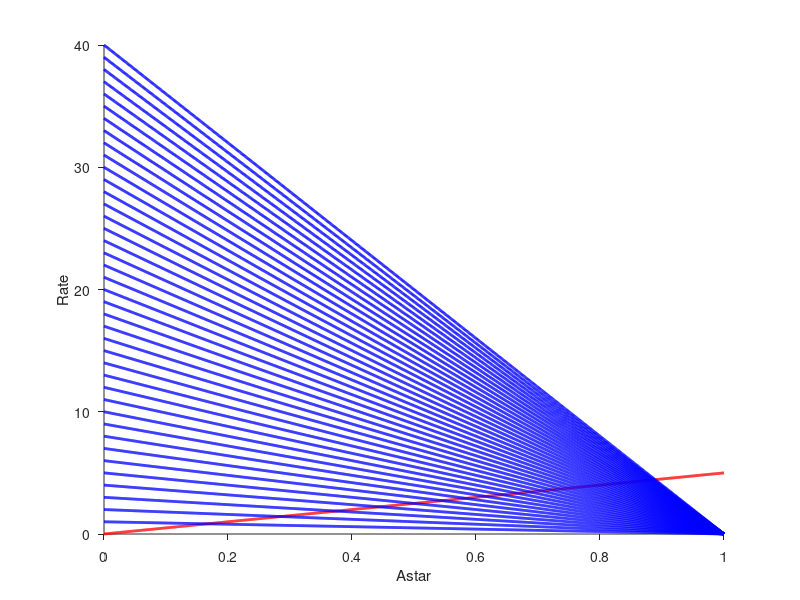
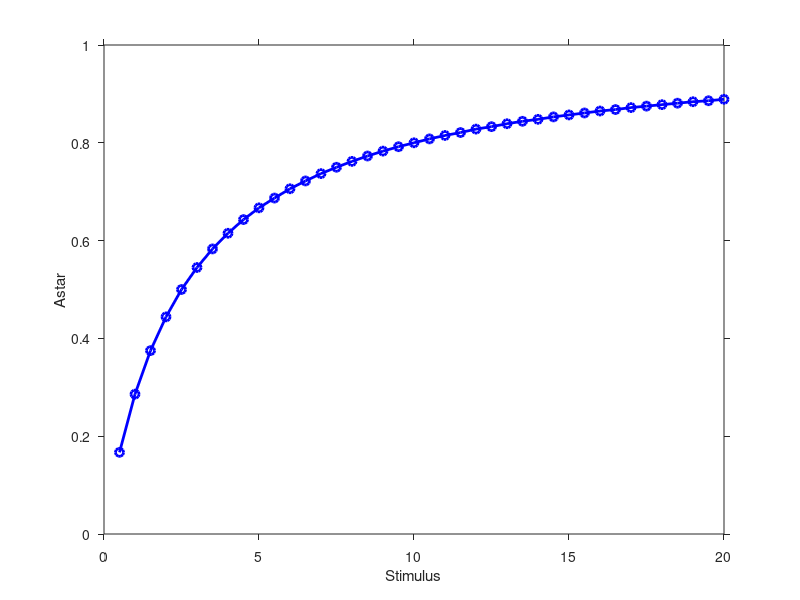
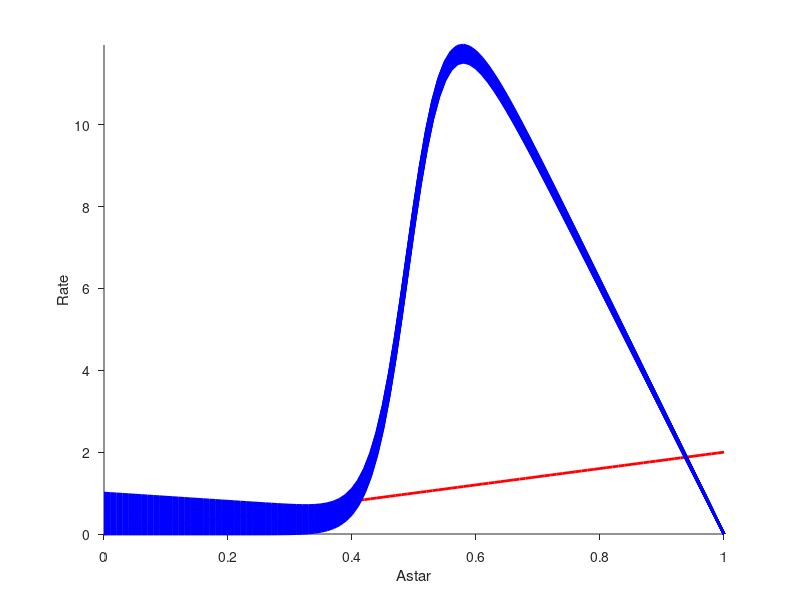
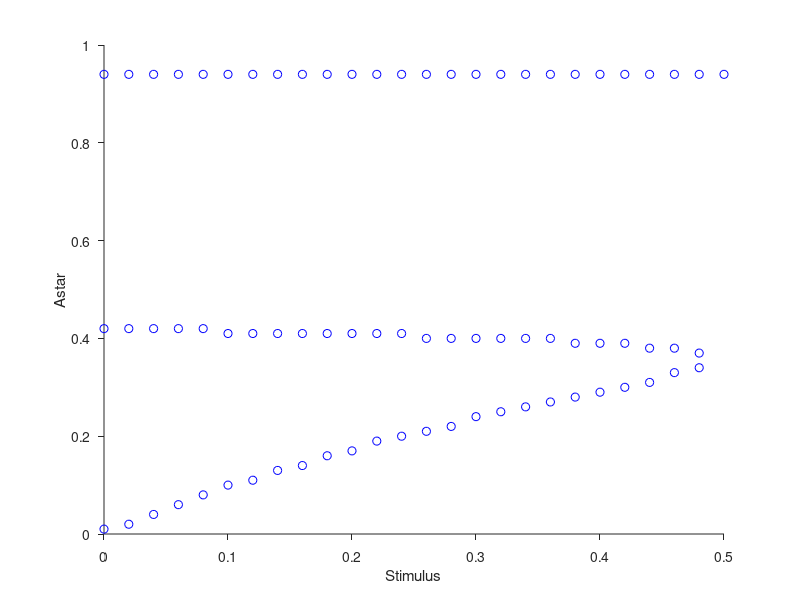

Write MATLAB code to recreate these figures, in order.
% Rate balance plot
% 1) Linear system without feedback, forward rate depends on substrate [S]
% A <=> As
% Rate = k1*S*(Atot - As) - k2*As
% Parameters we are looking at
close all
clear all

Astar = 0:0.001:1;
S = 0.5:0.5:20;
kplus = 2;
kminus = 5;

BR = kminus*Astar;

figure
hold on
plot(Astar, BR, 'r', 'LineWidth', 2)
set(gca, 'TickDir', 'Out') % gca get current access, set the tick outwards

for i = 1:length(S)
    FR = kplus*S(i)*(1-Astar);
    [mindummy, dex] = min(abs(FR - BR)); % dex is index of the minimum
    A_ss(i) = Astar(dex);
    plot(Astar, FR, 'b', 'LineWidth', 2)
end
axis([0 1 0 max(FR)])
xlabel('Astar')
ylabel('Rate')

figure
plot(S, A_ss, 'bo-', 'LineWidth', 2)
set(gca, 'TickDir', 'Out')
xlabel('Stimulus')
ylabel('Astar')

% 2) Ultrasensitive feedback, variable [S]
%
%
close all
clear all

Astar = 0:0.01:1;
S = 0:0.02:0.5;
kplus = 2;
kfs = 30;
Kmf = 0.5;
kminus = 5;
h = 16; % exponent

BR = kplus * Astar;

figure
handle1 = gcf;
hold on
plot(Astar, BR, 'r', 'LineWidth', 2)
set(gca, 'TickDir', 'Out')

figure
handle2 = gcf; % gcf = get current figure, 
hold on

for i = 1:length(S)
    FR = (kplus*S(i) +kfs*(Astar.^h./(Astar.^h+Kmf^h))).*(1-Astar);
    figure(handle1)
    plot(Astar, FR, 'b', 'LineWidth', 2)
    
    crossings = [];
    difference = FR - BR;
    
    for iii = 2:length(FR)
        if (sign(difference(iii)) ~= sign(difference(iii-1))) % Whenever the current sign is different from previous sign
            crossings = [crossings, iii]; % I think it is basically the same as the python append function
        end
    end
    figure(handle2)
    plot(S(i), Astar(crossings), 'bo-')
    
end

figure(handle1)
axis([0 1 0 max(FR)])
set(gca, 'TickDir', 'Out')
xlabel('Astar')
ylabel('Rate')

figure(handle2)
set(gca, 'TickDir', 'Out')
xlabel('Stimulus')
ylabel('Astar')